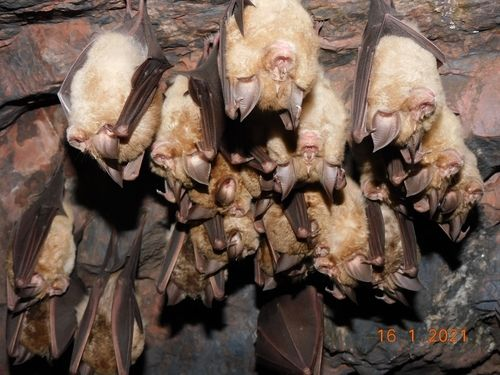
#> input picture assets/guide_photos/120000053253.jpg, 500 x 375 px
$ python -i recapture.py   (imports and definitions only)
#> lines starting #> are read from the running program, lines starting #| are printed output that depends on the picture; after the words box and inside, x2 and y2 are one past the last pixel; in counts of white or black regions, pixels touching at a corner belong together
#> further down, picture is the input picture: PIL image 500x375 RGB; mean R, G, B 107.1, 88.3, 77.3
"""Visible screen/print cues checked before an observation can be registered."""

import cv2
import numpy as np
from PIL import Image, ImageOps


def has_display_frame(photo):
    # Inspect the whole scene. A center crop used for species identification
    # can remove the phone bezel or the margins of a printed photograph.
    view = ImageOps.contain(photo, (720, 720)) if max(photo.size) > 720 else photo
    rgb = np.asarray(view)
    gray = cv2.cvtColor(rgb, cv2.COLOR_RGB2GRAY)
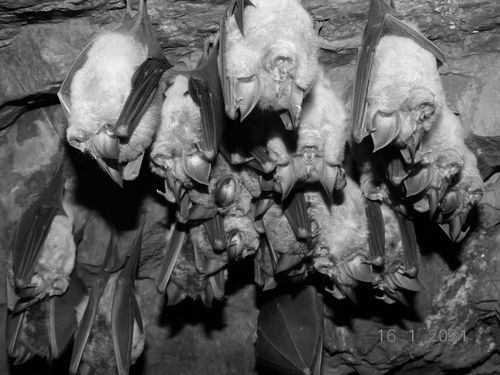
#> gray: shape (375, 500); min 0, max 247, mean 92.7
    edges = cv2.Canny(cv2.GaussianBlur(gray, (5, 5), 1), 24, 72)
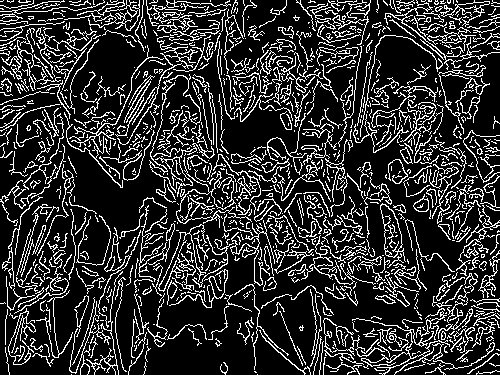
#> edges: shape (375, 500); 19.2% white in thin lines or dots
    closed = cv2.morphologyEx(edges, cv2.MORPH_CLOSE, np.ones((5, 5), np.uint8))
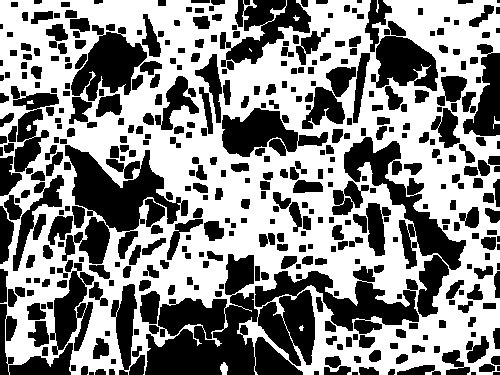
#> closed: shape (375, 500); 53.6% white; 399 black regions (10 under 20 px)
    contours, _ = cv2.findContours(closed, cv2.RETR_LIST, cv2.CHAIN_APPROX_SIMPLE)
#> contours = 434 contours, 7 with area under 20; largest, box (x1, y1, x2, y2) and area: (0, 0, 500, 375) 168991, (64, 144, 182, 233) 4747, (343, 136, 467, 271) 3976, (254, 270, 420, 332) 3968, (70, 31, 148, 102) 3084
    height, width = gray.shape
#> height = 375; width = 500
    target = np.float32([(6, 6), (165, 6), (165, 165), (6, 165)])
    for contour in contours:
        if not 0.16 < cv2.contourArea(contour) / (width * height) < 0.96:
            continue
        quad = cv2.approxPolyDP(contour, 0.025 * cv2.arcLength(contour, True), True)
        if len(quad) != 4 or not cv2.isContourConvex(quad):
            continue
        corners = quad.reshape(4, 2).astype(np.float32)
        if cv2.pointPolygonTest(quad, (width / 2, height / 2), False) < 0:
            continue
        # Start at any corner; all four margins are evaluated symmetrically.
        matrix = cv2.getPerspectiveTransform(corners, target)
        face = cv2.warpPerspective(rgb, matrix, (172, 172), borderValue=(120, 120, 120))
        for dark in (True, False):
            tones = face.max(axis=2) < 68 if dark else face.min(axis=2) > 175
            if tones[34:-34, 34:-34].mean() > 0.55:
                continue
            # The detected edge can be the outside of the device/page or
            # the inside boundary between its margin and the displayed image.
            for start in (2, 7):
                end = start + 3
                margins = (tones[start:end, 21:-21], tones[-end:-start, 21:-21],
                           tones[21:-21, start:end], tones[21:-21, -end:-start])
                if all(strip.mean() > 0.80 for strip in margins):
                    return True
    return False


# Look for the same fine screen or printing pattern in separated parts of
# the original image. A single patch of fur or feathers is weak evidence.
PATCH = 96
WINDOW = np.outer(np.hanning(PATCH), np.hanning(PATCH)).astype(np.float32)
Y, X = np.meshgrid(np.fft.fftfreq(PATCH) * PATCH, np.arange(PATCH // 2 + 1), indexing="ij")
BAND = (np.hypot(X, Y) >= 6) & (np.hypot(X, Y) <= 42)


def has_repeated_grid(photo):
    width, height = photo.size
#> width = 500; height = 375
    if min(width, height) < 2 * PATCH:
        return False
    count = 5 if min(width, height) >= 4 * PATCH else 3
#> count = 3
    peaks = {"luma": [], "chroma": []}
    for top in np.linspace(0, height - PATCH, count, dtype=int):
        for left in np.linspace(0, width - PATCH, count, dtype=int):
            tile = np.asarray(photo.crop((left, top, left + PATCH, top + PATCH)), dtype=np.float32)
            red, green, blue = tile.transpose(2, 0, 1)
            channels = np.stack([(red + 2 * green + blue) / 4, red - green, blue - green])
            channels -= channels.mean(axis=(1, 2), keepdims=True)
            spectra = np.abs(np.fft.rfft2(channels * WINDOW, axes=(1, 2))) ** 2
            for kind, spectrum, amplitude, share in zip(
                ("luma", "chroma", "chroma"), spectra, (3.0, 1.5, 1.5), (.18, .08, .08)
            ):
                # Check local maxima before masking low frequencies. Ordinary
                # edges decay from DC into the pass band without a sharp line.
                wrapped = np.pad(spectrum, ((2, 2), (0, 0)), mode="wrap")
                local_max = cv2.dilate(wrapped, np.ones((5, 5), np.uint8))[2:-2]
                power = np.where(BAND & (spectrum >= local_max), spectrum, 0)
                row, col = np.unravel_index(power.argmax(), power.shape)
                peak = power[row, col]
                if peak > (WINDOW.sum() * amplitude) ** 2 and peak > spectrum[BAND].sum() * share:
                    peaks[kind].append((top, left, Y[row, col], X[row, col]))
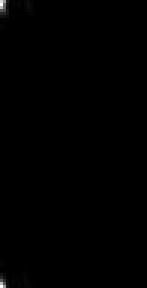
#> spectrum: shape (96, 49) float64 (shown 3 times larger); min 0.0132, max 117757480.4, mean 273030.3; drawn with min black and max white
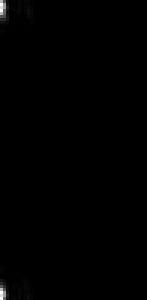
#> wrapped: shape (100, 49) float64 (shown 3 times larger); min 0.0132, max 117757480.4, mean 416466.6; drawn with min black and max white
    for kind, signals in peaks.items():
        # Natural structures also repeat in brightness. Require stronger
        # spatial agreement for brightness alone than for colour fringes.
        minimum = 7 if count == 5 else 4
        if kind == "luma":
            minimum += 2
        for _, _, y, x in signals:
            matches = {(top, left) for top, left, py, px in signals
                       if abs(py - y) <= 2 and abs(px - x) <= 2}
            if len(matches) >= minimum:
                return True
    return False


def suspect_recapture(photo):
    if has_display_frame(photo) or has_repeated_grid(photo):
        return True
    # Broad moiré bands on a high-resolution capture span many native pixels.
    if max(photo.size) > 1000:
        return has_repeated_grid(ImageOps.contain(photo, (640, 640)))
    return False

>>> from PIL import Image
>>> picture = Image.open('../../assets/guide_photos/120000053253.jpg')
>>> result = suspect_recapture(picture)
#> result = False

$ run again, on assets/guide_photos/120000053268.jpg
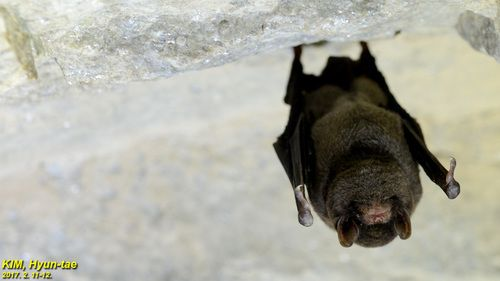
#> input picture assets/guide_photos/120000053268.jpg, 500 x 281 px
#> picture is the input picture: PIL image 500x281 RGB; mean R, G, B 172.3, 172.2, 161.1
#> in has_display_frame, `edges = cv2.Canny(cv2.GaussianBlur(gray, (5, 5), 1), 24, 72)`:
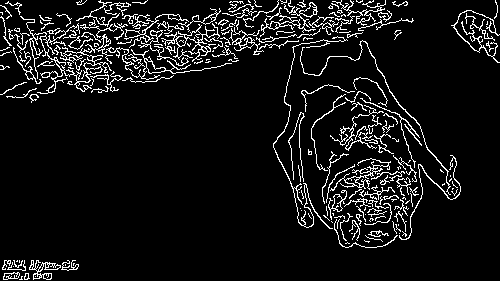
#> edges: shape (281, 500); 8% white in thin lines or dots
#> in has_display_frame, `closed = cv2.morphologyEx(edges, cv2.MORPH_CLOSE, np.ones((5, 5), np.u..`:
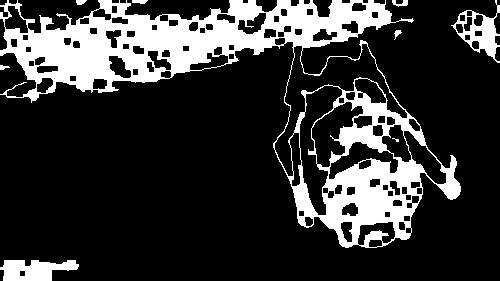
#> closed: shape (281, 500); 20.7% white; 9 white regions (1 under 20 px)
#> contours = 112 contours, 2 with area under 20; largest, box (x1, y1, x2, y2) and area: (0, 0, 461, 248) 42882, (274, 43, 408, 177) 3891, (299, 85, 343, 216) 2352, (311, 101, 364, 168) 1694, (451, 0, 500, 63) 1303
#> the loop in has_display_frame, `for contour in contours:` made 112 passes
#> result = False

$ run again, on assets/guide_photos/120000053286.jpg
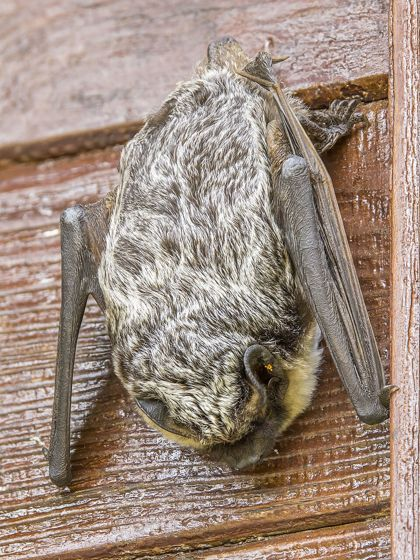
#> input picture assets/guide_photos/120000053286.jpg, 420 x 560 px
#> picture is the input picture: PIL image 420x560 RGB; mean R, G, B 158, 139.6, 127.4
#> in has_display_frame, `edges = cv2.Canny(cv2.GaussianBlur(gray, (5, 5), 1), 24, 72)`:
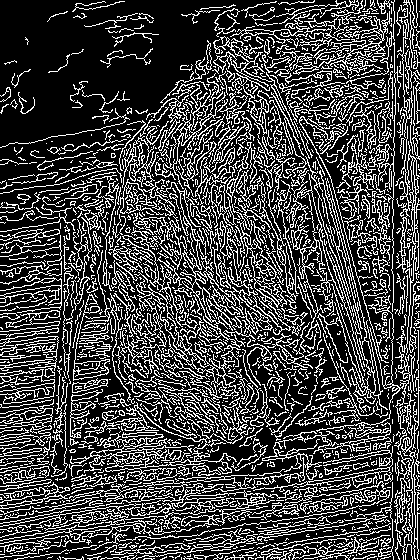
#> edges: shape (560, 420); 26.8% white in thin lines or dots
#> closed: shape (560, 420); 79.2% white; 333 black regions (9 under 20 px)
#> contours = 347 contours, 3 with area under 20; largest, box (x1, y1, x2, y2) and area: (0, 0, 420, 560) 207292, (19, 129, 107, 164) 1228, (84, 13, 159, 68) 662, (209, 439, 255, 462) 608, (45, 153, 87, 178) 464
#> after the loop in has_repeated_grid, `for top in np.linspace(0, height - PATCH, count, dtype=int):`:
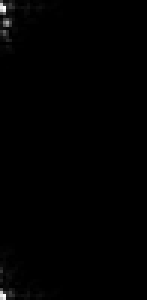
#> wrapped: shape (100, 49) float64 (shown 3 times larger); min 0.643, max 60235727.6, mean 323125.1; drawn with min black and max white
#> result = False

$ run again, on assets/guide_photos/120000053316.jpg
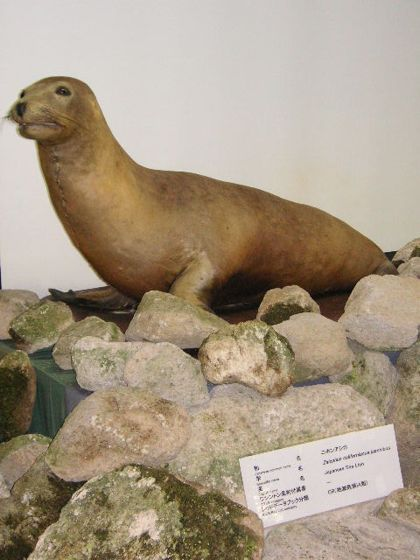
#> input picture assets/guide_photos/120000053316.jpg, 420 x 560 px
#> picture is the input picture: PIL image 420x560 RGB; mean R, G, B 167.1, 152.5, 133
#> in has_display_frame, `edges = cv2.Canny(cv2.GaussianBlur(gray, (5, 5), 1), 24, 72)`:
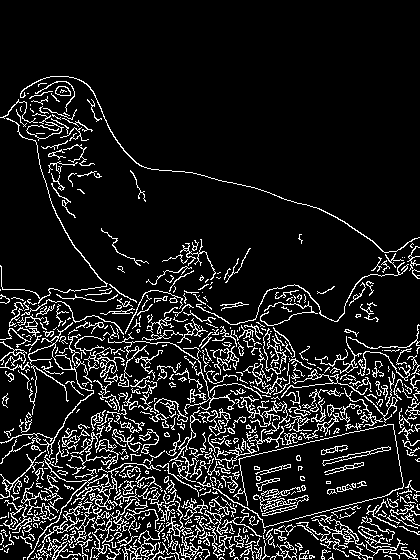
#> edges: shape (560, 420); 11.3% white in thin lines or dots, all inside (x1, y1, x2, y2) = (0, 76, 420, 560)
#> closed: shape (560, 420); 30% white; 19 white regions (5 under 20 px)
#> contours = 285 contours, 8 with area under 20; largest, box (x1, y1, x2, y2) and area: (0, 76, 420, 560) 139666, (48, 77, 386, 325) 34218, (239, 424, 403, 527) 9593, (29, 370, 84, 438) 2142, (126, 407, 192, 457) 1190
#> after the loop in has_repeated_grid, `for top in np.linspace(0, height - PATCH, count, dtype=int):`:
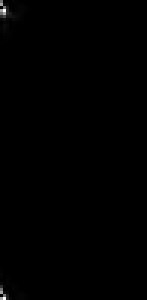
#> wrapped: shape (100, 49) float64 (shown 3 times larger); min 0.00649, max 66522415.2, mean 152184.4; drawn with min black and max white
#> result = False
